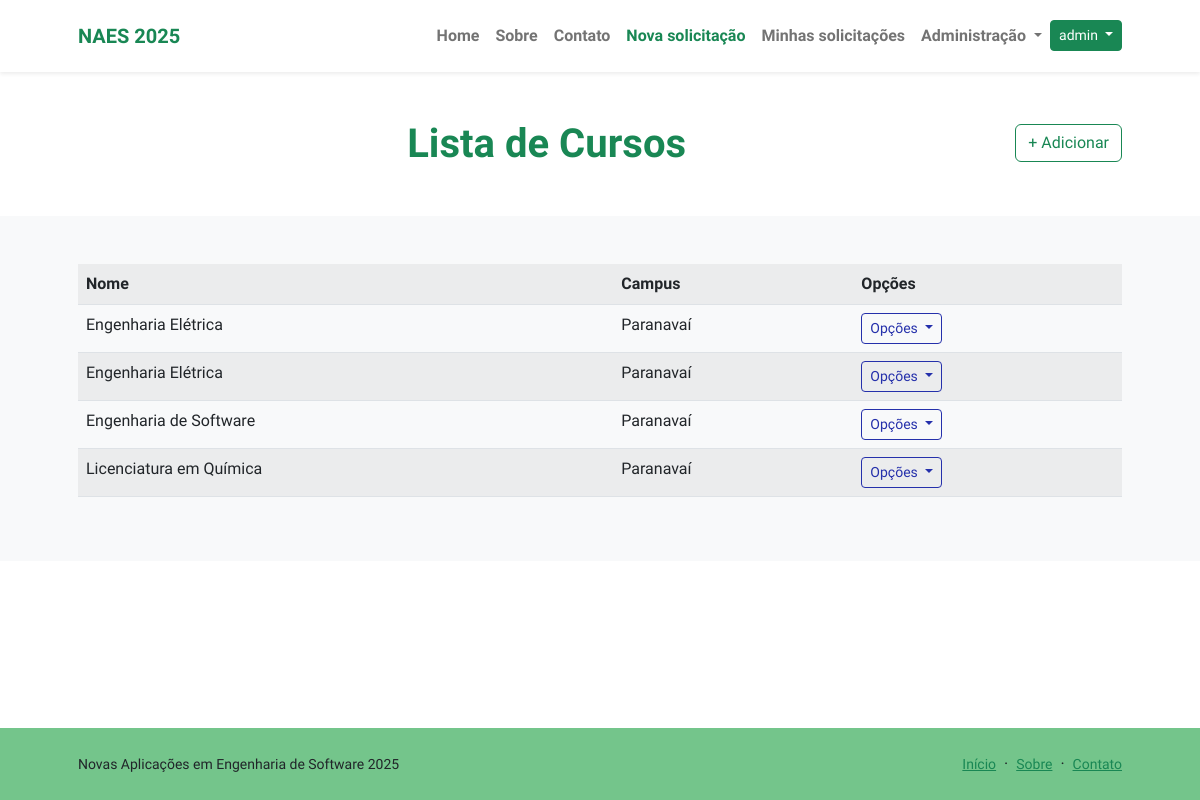
The page /protocolo/listar/cursos/ (signed in) on the database as committed earlier.
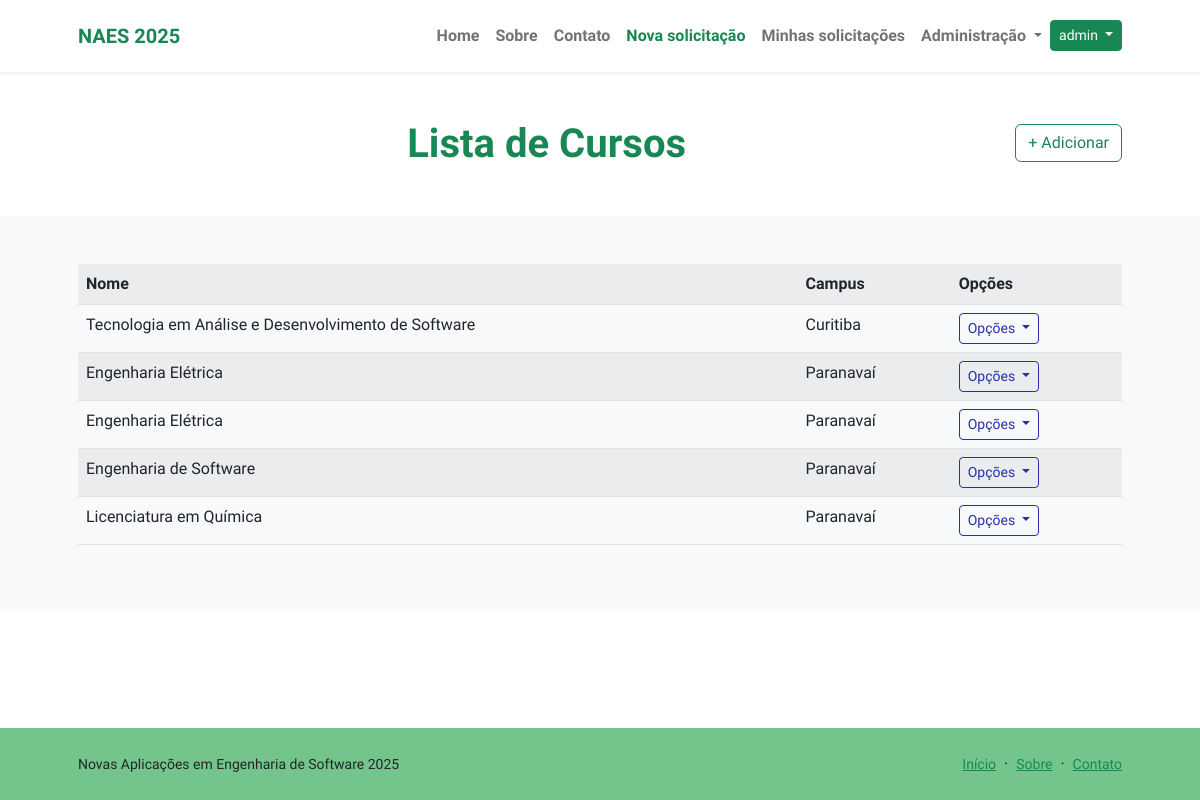
The same page on the database as committed later.
### protocolos/models.py (models this page shows, shortened)
class Curso(models.Model):
    nome = models.CharField(max_length=150)
    campus = models.ForeignKey(Campus, on_delete=models.PROTECT)
    class Meta:
        ordering = ["nome"]

class Campus(models.Model):
    nome = models.CharField(max_length=120)
    class Meta:
        ordering = ["nome"]
        verbose_name_plural = "Campi"

### protocolos/views.py (the view)
# urls.py: path("listar/cursos/", CursoList.as_view(), name="listar-curso"),
class CursoList(LoginRequiredMixin, ListView):
    template_name = "protocolos/listas/curso.html"
    model = Curso
    ordering = ["campus", "nome"]

### protocolos/templates/protocolos/listas/curso.html (shortened to what this page needs)
{% extends "paginasweb/modelos/index.html" %}
{% load static %}
{% block header %}
<div class="text-center">
    <h1 class="display-6 fw-bolder mb-4">
        <span class="text-success d-inline">
            Lista de Cursos
        </span>
        <a href="{% url "cadastrar-curso" %}" class="mt-1 btn btn-outline-success float-lg-end">
            + Adicionar
        </a>
    </h1>
</div>
{% endblock header %}
{% block conteudo %}
<div>
    <table class="table table-striped">
        <tr>
            <th>Nome</th>
            <th>Campus</th>
            <th>Opções</th>
        </tr>
        {% for object in object_list %}
        <tr>
            <td>{{ object.nome }}</td>
            <td>{{ object.campus.nome }}</td>
            <td>
                <div class="dropdown">
                    <button class="btn btn-outline-primary btn-sm dropdown-toggle" type="button" data-bs-toggle="dropdown" aria-expanded="false">
                        Opções
                    </button>
                </div>
            </td>
        </tr>
        {% empty %}
        <tr>
            <td colspan="3">Nenhum registro encontrado.</td>
        </tr>
        {% endfor %}
    </table>
</div>
{% endblock conteudo %}

### paginasweb/templates/paginasweb/modelos/index.html (shortened to what this page needs)
{% load static %}
<!DOCTYPE html>
<html lang="pt-br">
    <head>
        <link href="https://cdn.jsdelivr.net/npm/bootstrap-icons@1.8.1/font/bootstrap-icons.css" rel="stylesheet" />
        <link href="{% static 'css/styles.css' %}" rel="stylesheet" />
    </head>
    <body class="d-flex flex-column h-100">
        <main class="flex-shrink-0">
            {% block menu %}
            <nav class="navbar navbar-expand-lg navbar-light bg-white py-3 fixed-top shadow-sm">
                <div class="container px-5">
                    <a class="navbar-brand" href="{% url 'index' %}">
                        <span class="fw-bolder text-success">NAES 2025</span>
                    </a>
                    <div class="collapse navbar-collapse" id="navbarSupportedContent">
                        <ul class="navbar-nav ms-auto mb-2 mb-lg-0 fw-bolder">
                            <li class="nav-item">
                                <a class="nav-link" href="{% url 'index' %}">Home</a>
                            </li>
                            <li class="nav-item">
                                <a class="nav-link" href="{% url 'sobre' %}">Sobre</a>
                            </li>
                            <li class="nav-item">
                                <a class="nav-link" href="{% url "contato" %}">Contato</a>
                            </li>
                            {% if request.user.is_authenticated %}
                            <li class="nav-item">
                                <a class="nav-link link-success" href="{% url "cadastrar-solicitacao" %}">Nova solicitação</a>
                            </li>
                            <li class="nav-item">
                                <a class="nav-link" href="{% url "listar-solicitacao" %}">Minhas solicitações</a>
                            </li>
                            <li class="nav-item dropdown">
                                <a class="nav-link dropdown-toggle" href="#" role="button" data-bs-toggle="dropdown" aria-expanded="false">
                                    Administração
                                </a>
                            </li>
                            <li class="nav-item">
                                <div class="btn-group mt-1">
                                    <button type="button" class="btn btn-success btn-sm dropdown-toggle" data-bs-toggle="dropdown" aria-expanded="false">
                                      {{ request.user }}
                                    </button>
                                </div>
                            </li>
                            {% endif %}
                        </ul>
                    </div>
                </div>
            </nav>
            {% endblock menu %}
            <header class="py-4 mt-5">
                <div class="container px-5 mt-5">
                    <div class="row gx-5 align-items-center">
                        <div class="col-xxl">
                            {% block header %}{% endblock header %}
                        </div>
                    </div>
                </div>
            </header>
            <section class="bg-light py-5">
                <div class="container px-5">
                    <div class="row gx-5 justify-content-center">
                        <div class="col-xxl">
                            {% block conteudo %}{% endblock conteudo %}
                        </div>
                    </div>
                </div>
            </section>
        </main>
        <footer class="bg-ifpr-verde-claro py-4 mt-auto">
            <div class="container px-5">
                <div class="row align-items-center justify-content-between flex-column flex-sm-row">
                    {% block rodape %}
                    <div class="col-auto">
                        <div class="small m-0">Novas Aplicações em Engenharia de Software 2025</div>
                    </div>
                    <div class="col-auto">
                        <a class="small link-success" href="{% url 'index' %}">Início</a>
                        <span class="mx-1">&middot;</span>
                        <a class="small link-success" href="{% url 'sobre' %}">Sobre</a>
                        <span class="mx-1">&middot;</span>
                        <a class="small link-success" href="#!">Contato</a>
                    </div>
                    {% endblock rodape %}
                </div>
            </div>
        </footer>
    </body>
</html>

Rows that differ between the two databases and show on the page:
added Curso: nome "Tecnologia em Análise e Desenvolvimento de Software", campus.nome "Curitiba"
